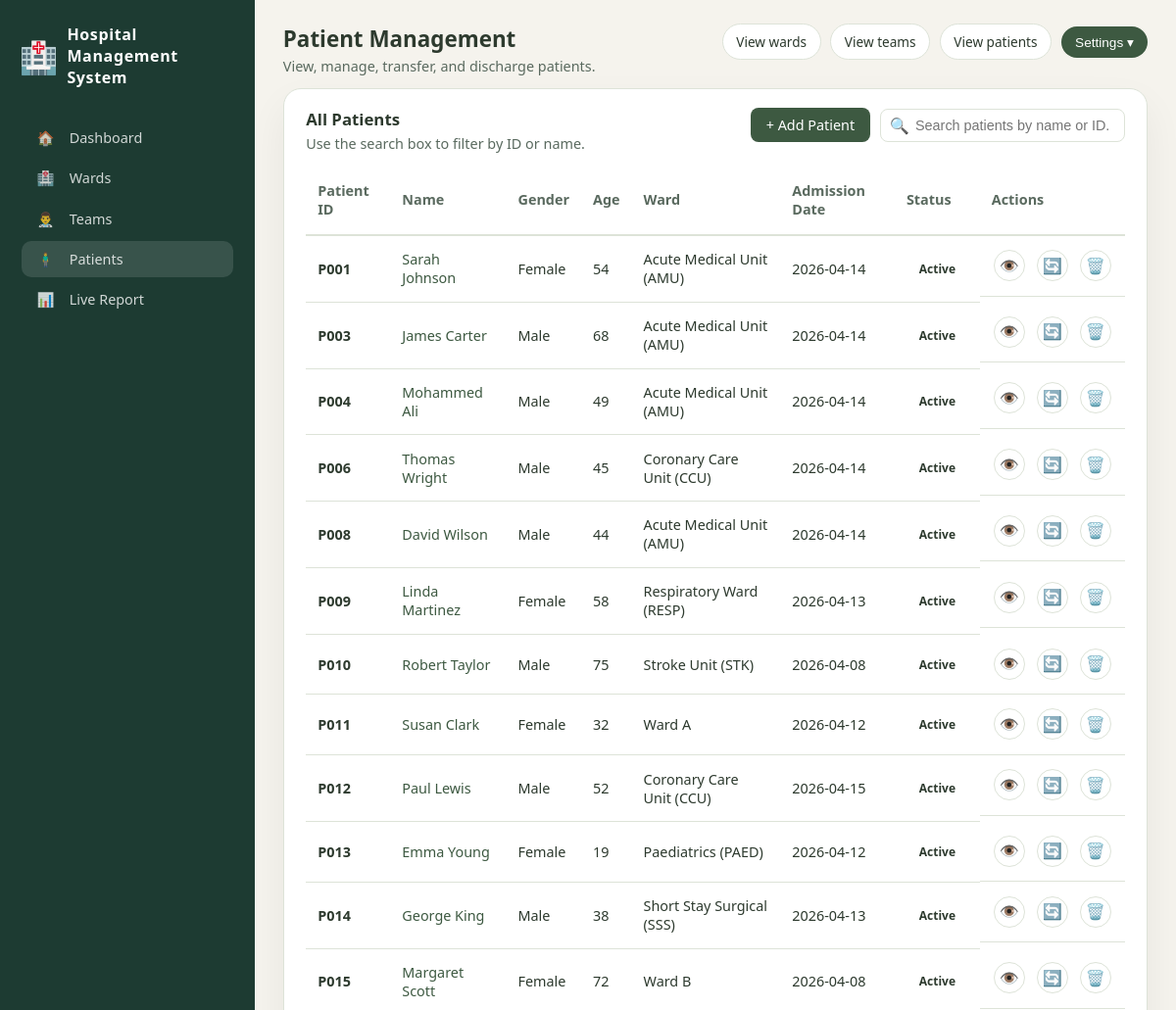
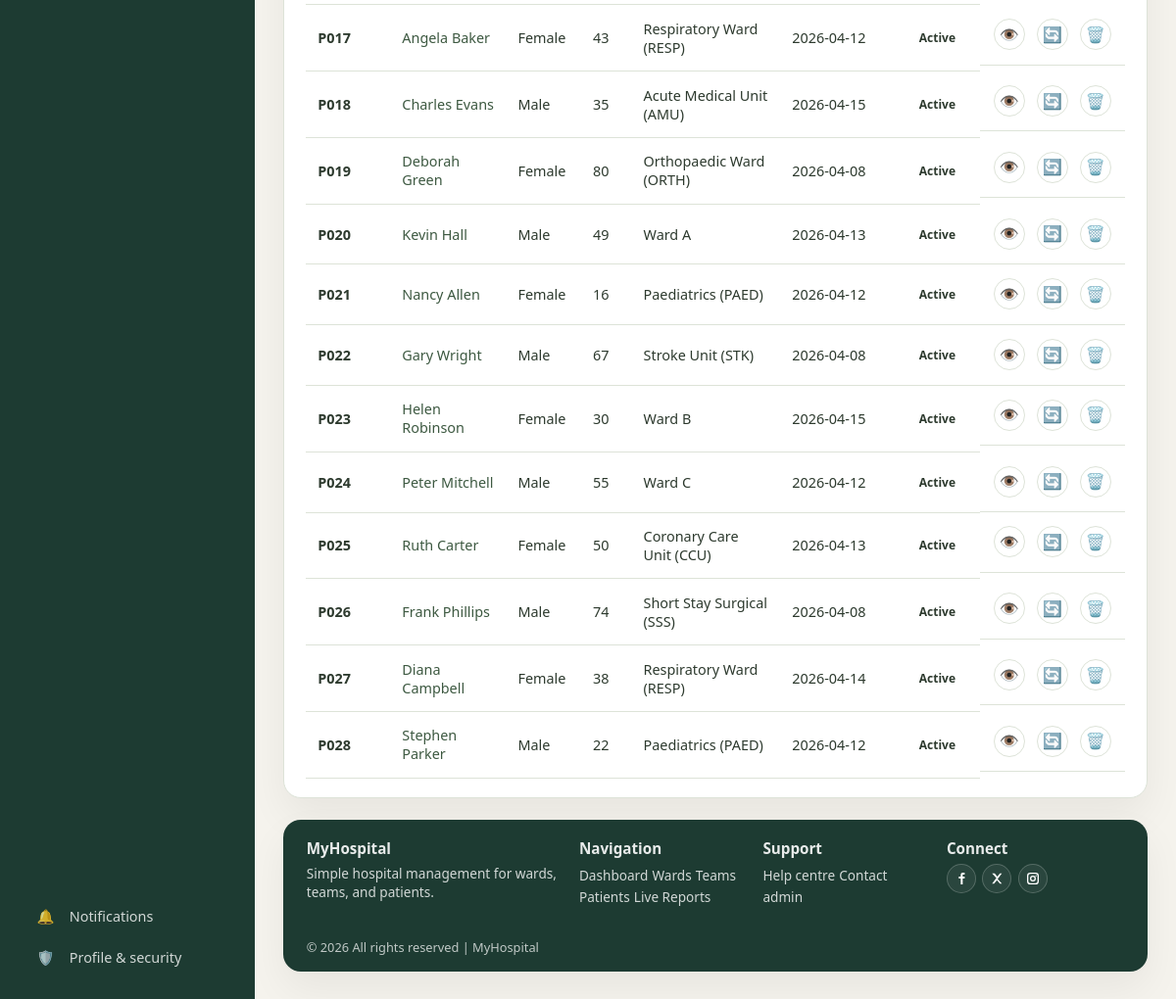
/patients (signed in), run on an earlier commit of the app's database (2 pictures, top to bottom).
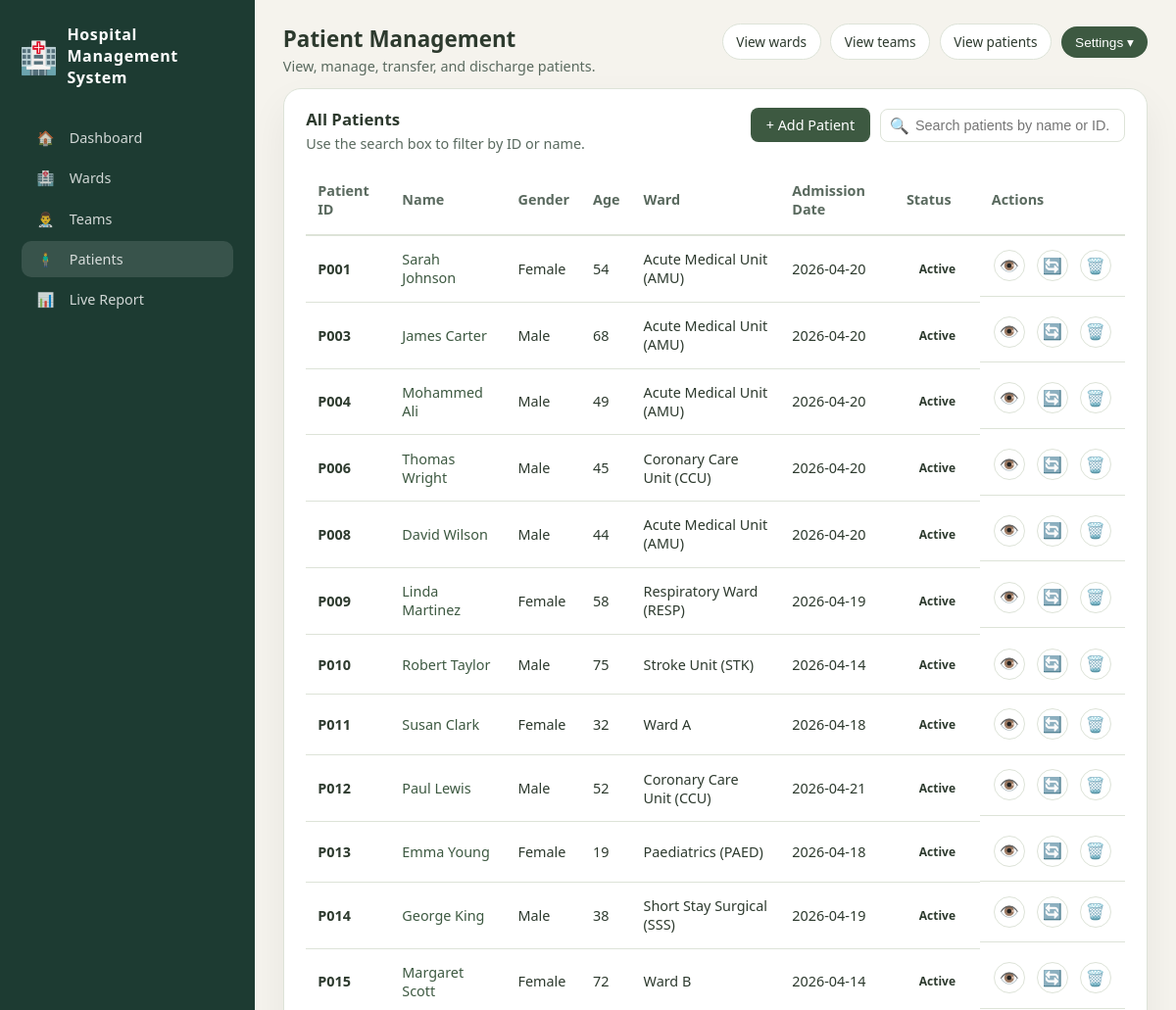
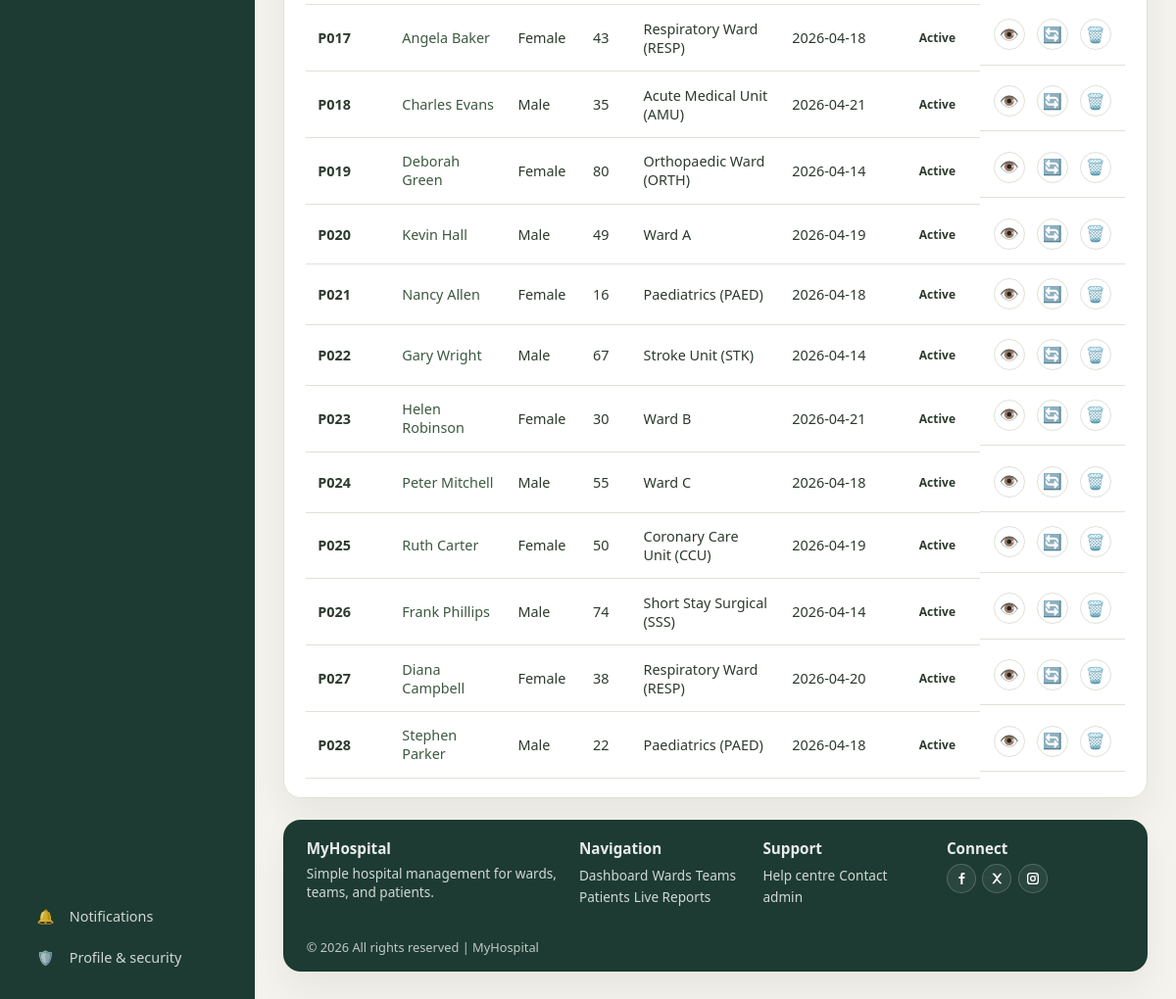
And on a later commit of the database (2 pictures, top to bottom).
### tables this page shows
CREATE TABLE patients (
            id INTEGER PRIMARY KEY AUTOINCREMENT,
            name TEXT NOT NULL,
            dob TEXT,
            age INTEGER,
            gender TEXT,
            nhs_number TEXT,
            phone TEXT,
            address TEXT,
            admission_datetime TEXT NOT NULL,
            ward_id INTEGER,
            bed TEXT NOT NULL,
            doctor_id INTEGER,
            diagnosis TEXT NOT NULL,
            notes TEXT,
            status TEXT DEFAULT 'Active',
            discharged_at TIMESTAMP,
            created_at TIMESTAMP DEFAULT CURRENT_TIMESTAMP,
            FOREIGN KEY (ward_id) REFERENCES wards (id),
            FOREIGN KEY (doctor_id) REFERENCES doctors (id)
        );

CREATE TABLE wards (
            id INTEGER PRIMARY KEY AUTOINCREMENT,
            name TEXT NOT NULL,
            code TEXT,
            type TEXT,
            capacity INTEGER NOT NULL,
            occupied INTEGER DEFAULT 0,
            lead_consultant TEXT,
            status TEXT DEFAULT 'active',
            gender_type TEXT DEFAULT 'Mixed',
            created_at TIMESTAMP DEFAULT CURRENT_TIMESTAMP
        );

### app.py (the view)
@app.route("/patients")
@login_required
def patients_page():
    conn = get_db_connection()
    patients = conn.execute("""
        SELECT p.*, w.name as ward_name, d.name as doctor_name
        FROM patients p
        LEFT JOIN wards w ON p.ward_id = w.id
        LEFT JOIN doctors d ON p.doctor_id = d.id
        WHERE p.status = 'Active'
        ORDER BY p.created_at DESC
    """).fetchall()
    wards = conn.execute("SELECT id, name, gender_type FROM wards WHERE status='active'").fetchall()
    doctors = conn.execute("SELECT id, name FROM doctors WHERE on_duty=1").fetchall()
    conn.close()
    return render_template("patient.html", patients=patients, wards=wards, doctors=doctors, now=datetime.now)

### app.py (called while the page is built)
@app.context_processor
def inject_user():
    return dict(user_role=session.get('role'), user_id=session.get('user_id'))

def login_required(f):
    @wraps(f)
    def decorated(*args, **kwargs):
        if not session.get("user_id"):
            return redirect(url_for("login_page"))
        return f(*args, **kwargs)
    return decorated

def get_db_connection():
    conn = sqlite3.connect(DATABASE_PATH)
    conn.row_factory = sqlite3.Row
    return conn

### templates/patient.html (shortened to what this page needs)
{% extends "base.html" %}
{% block extra_css %}
<link rel="stylesheet" href="/static/css/patient.css">
{% endblock %}
{% block active_patients %}active{% endblock %}
{% block page_title %}Patient Management{% endblock %}
{% block page_subtitle %}View, manage, transfer, and discharge patients.{% endblock %}
{% block top_actions %}
{{ super() }}
{% endblock %}
{% block content %}
<section class="table-card">
  <div class="table-card-header">
    <div>
      <h2>All Patients</h2>
      <p>Use the search box to filter by ID or name.</p>
    </div>
    <div class="table-actions">
      {% if user_role == 'admin' %}
      <a href="/patients/add" class="primary-btn">+ Add Patient</a>
      {% endif %}
      <div class="search-wrapper">
        <span class="search-icon">🔍</span>
        <input type="text" id="searchInput" placeholder="Search patients by name or ID..." autocomplete="off" />
      </div>
    </div>
  </div>
  <div class="table-scroll">
    <table class="data-table" id="patientTable">
      <thead>
        <tr>
          <th>Patient ID</th>
          <th>Name</th>
          <th>Gender</th>
          <th>Age</th>
          <th>Ward</th>
          <th>Admission Date</th>
          <th>Status</th>
          <th>Actions</th>
        </tr>
      </thead>
      <tbody>
        {% for p in patients %}
        <tr>
          <td><strong>P{{ '%03d' % p.id }}</strong></td>
          <td><a href="{{ url_for('patient_detail', patient_id=p.id) }}" class="patient-link">{{ p.name }}</a></td>
          <td>{{ p.gender }}</td>
          <td>{{ p.age }}</td>
          <td>{{ p.ward_name or '—' }}</td>
          <td>{{ p.admission_datetime[:10] if p.admission_datetime else '—' }}</td>
          <td><span class="status-badge {{ p.status|lower }}">{{ p.status }}</span></td>
          <td class="actions">
            <button onclick="viewPatient('{{ p.id }}')" class="btn-action btn-view" title="View Details">👁️</button>
            {% if user_role == 'admin' %}
            <button data-patient-id="{{ p.id }}" data-patient-name="{{ p.name|e }}"
              data-patient-gender="{{ p.gender|e }}" data-current-ward="{{ (p.ward_name or '')|e }}"
              class="btn-action btn-transfer" onclick="openTransferModal(this)" title="Transfer">🔄</button>
            <button onclick="dischargePatient('{{ p.id }}', '{{ p.name|e }}')" class="btn-action btn-discharge"
              title="Discharge">🗑️</button>
            {% endif %}
          </td>
        </tr>
        {% endfor %}
      </tbody>
    </table>
  </div>
</section>
<br>
{% endblock %}

### templates/base.html (shortened to what this page needs)
<!DOCTYPE html>
<html lang="en" data-theme="light">
<head>
    <link rel="stylesheet" href="/static/css/base.css">
    {% block extra_css %}{% endblock %}
</head>
<body>
    <div class="app-shell">
        <aside class="sidebar" id="sidebar">
            <div class="logo">
                <span class="logo-mark">🏥</span>
                <span class="logo-text">Hospital Management System</span>
            </div>
            <nav class="nav-main">
                <a href="/" class="nav-item {% block active_dashboard %}{% endblock %}">
                    <span class="nav-icon">🏠</span><span>Dashboard</span>
                </a>
                <a href="/wards" class="nav-item {% block active_wards %}{% endblock %}">
                    <span class="nav-icon">🏥</span><span>Wards</span>
                </a>
                <a href="/teams" class="nav-item {% block active_teams %}{% endblock %}">
                    <span class="nav-icon">👨‍⚕️</span><span>Teams</span>
                </a>
                <a href="/patients" class="nav-item {% block active_patients %}{% endblock %}">
                    <span class="nav-icon">🧍‍♂️</span><span>Patients</span>
                </a>
                <a href="/reports" class="nav-item {% block active_reports %}{% endblock %}">
                    <span class="nav-icon">📊</span><span>Live Report</span>
                </a>
            </nav>
            <div class="nav-secondary">
                <a href="/notifications" class="nav-item {% block active_notifications %}{% endblock %}">
                    <span class="nav-icon">🔔</span><span>Notifications</span>
                </a>
                <a href="/profile" class="nav-item {% block active_profile %}{% endblock %}">
                    <span class="nav-icon">🛡️</span><span>Profile & security</span>
                </a>
            </div>
        </aside>
        <main class="main-area">
            <header class="top-bar">
                <div class="top-left">
                    <div class="top-left-row">
                        <div>
                            {% block header %}
                            <h1 class="page-title">{% block page_title %}Hospital Management{% endblock %}</h1>
                            <p class="page-subtitle">{% block page_subtitle %}Manage your hospital efficiently{%
                                endblock %}</p>
                            {% endblock %}
                        </div>
                    </div>
                </div>
                <div class="top-actions">
                    {% block top_actions %}
                    <a href="/wards" class="shortcut-btn">View wards</a>
                    <a href="/teams" class="shortcut-btn">View teams</a>
                    <a href="/patients" class="shortcut-btn">View patients</a>
                    <div class="settings-wrapper">
                        <button class="settings-btn" id="settingsToggle">Settings ▾</button>
                    </div>
                    {% endblock %}
                </div>
            </header>
            <div class="page-content">
                {% block content %}{% endblock %}
            </div>
            <footer class="site-footer">
                <div class="footer-column">
                    <h4>MyHospital</h4>
                    <p>Simple hospital management for wards, teams, and patients.</p>
                </div>
                <div class="footer-column">
                    <h4>Navigation</h4>
                    <a href="/">Dashboard</a>
                    <a href="/wards">Wards</a>
                    <a href="/teams">Teams</a>
                    <a href="/patients">Patients</a>
                    <a href="/reports">Live Reports</a>
                </div>
                <div class="footer-column">
                    <h4>Support</h4>
                    <a href="#">Help centre</a>
                    <a href="#">Contact admin</a>
                </div>
                <div class="footer-column footer-social">
                    <h4>Connect</h4>
                    <div class="social-buttons">
                        <a href="#" class="social-circle fb" aria-label="Facebook">
                            <svg viewBox="0 0 24 24" class="social-icon">
                                <path d="M13 3h4v3h-3v3h3v3h-3v9h-3v-9H8v-3h3V6a3 3 0 0 1 3-3z" />
                            </svg>
                        </a>
                        <a href="#" class="social-circle x" aria-label="X">
                            <svg viewBox="0 0 24 24" class="social-icon">
                                <path d="M5 4l6.5 7.1L5 20h3l4.5-5.3L17 20h3l-6.5-7.2L20 4h-3l-4 4.9L9 4H5z" />
                            </svg>
                        </a>
                        <a href="#" class="social-circle ig" aria-label="Instagram">
                        </a>
                    </div>
                </div>
                <div class="footer-bottom">© 2026 All rights reserved | MyHospital</div>
            </footer>
        </main>
    </div>
</body>
</html>

### static/css/base.css (style rules this page uses)
* { box-sizing: border-box; }
html[data-theme="light"] { --bg-page: #f5f3ed; --bg-main: #ffffff; --bg-hero: #e8f5d3; --bg-feature: #f5f3ed; --bg-card: #ffffff; --bg-sidebar: #1d3b32; --bg-pill: #d9edcf; --text-main: #2d3a2e; --text-muted: #5a6a5f; --text-invert: #ffffff; --accent: #3d5941; --accent-soft: #6c8f5f; --accent-pill: #325037; --border-subtle: #dde3d8; --shadow-soft: 0 18px 40px rgba(0, 0, 0, 0.06); }
html, body { margin: 0; padding: 0; height: 100%; overflow: hidden; font-family: system-ui, -apple-system, BlinkMacSystemFont, "Segoe UI", sans-serif; background: var(--bg-page); color: var(--text-main); }
.app-shell { display: flex; height: 100vh; overflow: hidden; }
.sidebar { width: 260px; flex-shrink: 0; background: var(--bg-sidebar); color: var(--text-invert); padding: 1.5rem 1.4rem 1.6rem; display: flex; flex-direction: column; height: 100vh; overflow-y: auto; position: fixed; top: 0; left: 0; z-index: 40; transition: transform 0.25s ease, opacity 0.2s ease; }
.logo { display: flex; align-items: center; gap: 0.75rem; margin-bottom: 2rem; flex-shrink: 0; }
.logo-mark { width: 34px; height: 34px; border-radius: 12px; display: inline-flex; align-items: center; justify-content: center; font-weight: 700; font-size: 2rem; }
.logo-text { font-weight: 600; letter-spacing: 0.04em; }
.nav-main, .nav-secondary { display: flex; flex-direction: column; gap: 0.3rem; }
.nav-main { margin-bottom: 2rem; flex-shrink: 0; }
.nav-secondary { margin-top: auto; flex-shrink: 0; }
.nav-item { display: flex; align-items: center; gap: 0.7rem; padding: 0.55rem 0.7rem; border-radius: 10px; color: rgba(255, 255, 255, 0.8); text-decoration: none; font-size: 0.9rem; white-space: nowrap; }
.nav-item.active { background: rgba(255, 255, 255, 0.12); }
.nav-icon { width: 26px; display: inline-flex; justify-content: center; flex-shrink: 0; }
.main-area { margin-left: 260px; flex: 1; display: flex; flex-direction: column; height: 100vh; overflow-y: auto; background: var(--bg-page); padding: 1.5rem 1.8rem 1.8rem; }
.top-bar { display: flex; justify-content: space-between; align-items: flex-start; gap: 1rem; margin-bottom: 0.8rem; flex-shrink: 0; }
.top-left { display: flex; flex-direction: column; }
.top-left-row { display: flex; align-items: center; gap: 0.8rem; }
.page-title { margin: 0 0 0.2rem; font-size: 1.4rem; }
.page-subtitle { margin: 0; font-size: 0.9rem; color: var(--text-muted); }
.top-actions { display: flex; align-items: center; gap: 0.6rem; flex-wrap: wrap; justify-content: flex-end; }
.shortcut-btn { border-radius: 999px; border: 1px solid var(--border-subtle); background: var(--bg-main); padding: 0.5rem 0.85rem; font-size: 0.85rem; color: var(--text-main); text-decoration: none; display: inline-block; }
.settings-wrapper { position: relative; }
.settings-btn { border-radius: 999px; border: none; background: var(--accent); color: var(--text-invert); padding: 0.5rem 0.9rem; font-size: 0.85rem; cursor: pointer; }
.page-content { flex: 1; }
.site-footer { background: var(--bg-sidebar); color: rgba(255, 255, 255, 0.9); border-radius: 18px; padding: 1.2rem 1.5rem 1rem; display: grid; grid-template-columns: 2fr 1.3fr 1.3fr 1.4fr; gap: 1.2rem; box-shadow: var(--shadow-soft); margin-top: auto; flex-shrink: 0; }
.footer-column h4 { margin: 0 0 0.4rem; font-size: 0.95rem; }
.footer-column p, .footer-column a { margin: 0; font-size: 0.85rem; color: rgba(255, 255, 255, 0.8); text-decoration: none; }
.footer-social .social-buttons { display: flex; gap: 0.4rem; margin-top: 0.4rem; }
.social-circle { width: 30px; height: 30px; border-radius: 999px; display: inline-flex; align-items: center; justify-content: center; background: rgba(255, 255, 255, 0.06); border: 1px solid rgba(255, 255, 255, 0.2); text-decoration: none; }
.social-icon { width: 16px; height: 16px; fill: #ffffff; }
.footer-bottom { grid-column: 1 / -1; margin-top: 0.8rem; font-size: 0.8rem; opacity: 0.8; }

What changed in the data, as far as the page shows it:
changed patients "Sarah Johnson": admission_datetime "2026-04-14" → "2026-04-20"
changed patients "James Carter": admission_datetime "2026-04-14" → "2026-04-20"
changed patients "Mohammed Ali": admission_datetime "2026-04-14" → "2026-04-20"
changed patients "Thomas Wright": admission_datetime "2026-04-14" → "2026-04-20"
changed patients "David Wilson": admission_datetime "2026-04-14" → "2026-04-20"
changed patients "Linda Martinez": admission_datetime "2026-04-13" → "2026-04-19"
changed patients "Robert Taylor": admission_datetime "2026-04-08" → "2026-04-14"
changed patients "Susan Clark": admission_datetime "2026-04-12" → "2026-04-18"
changed patients "Paul Lewis": admission_datetime "2026-04-15" → "2026-04-21"
changed patients "Emma Young": admission_datetime "2026-04-12" → "2026-04-18"
changed patients "George King": admission_datetime "2026-04-13" → "2026-04-19"
changed patients "Margaret Scott": admission_datetime "2026-04-08" → "2026-04-14"
changed patients "Angela Baker": admission_datetime "2026-04-12" → "2026-04-18"
changed patients "Charles Evans": admission_datetime "2026-04-15" → "2026-04-21"
changed patients "Deborah Green": admission_datetime "2026-04-08" → "2026-04-14"
changed patients "Kevin Hall": admission_datetime "2026-04-13" → "2026-04-19"
changed patients "Nancy Allen": admission_datetime "2026-04-12" → "2026-04-18"
changed patients "Gary Wright": admission_datetime "2026-04-08" → "2026-04-14"
changed patients "Helen Robinson": admission_datetime "2026-04-15" → "2026-04-21"
changed patients "Peter Mitchell": admission_datetime "2026-04-12" → "2026-04-18"
changed patients "Ruth Carter": admission_datetime "2026-04-13" → "2026-04-19"
changed patients "Frank Phillips": admission_datetime "2026-04-08" → "2026-04-14"
changed patients "Diana Campbell": admission_datetime "2026-04-14" → "2026-04-20"
changed patients "Stephen Parker": admission_datetime "2026-04-12" → "2026-04-18"
